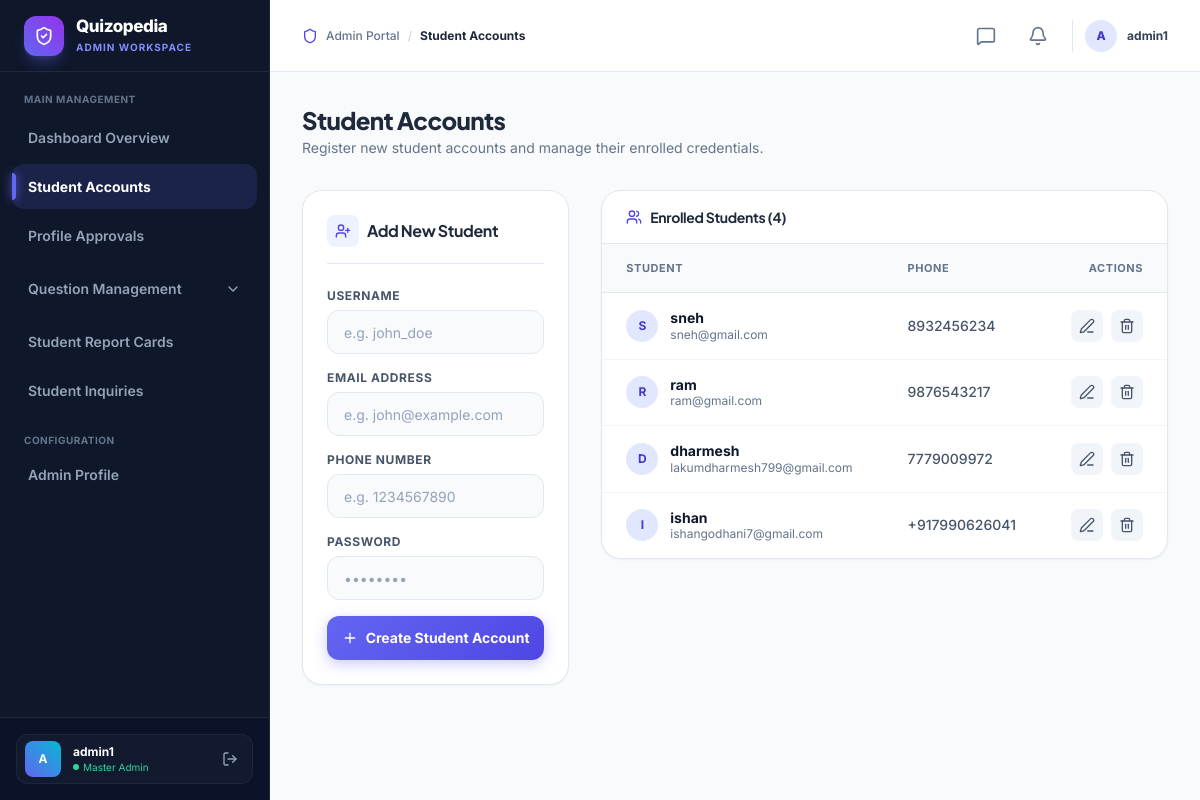
/admin-dashboard/students/ (signed in), run on an earlier commit of the app's database.
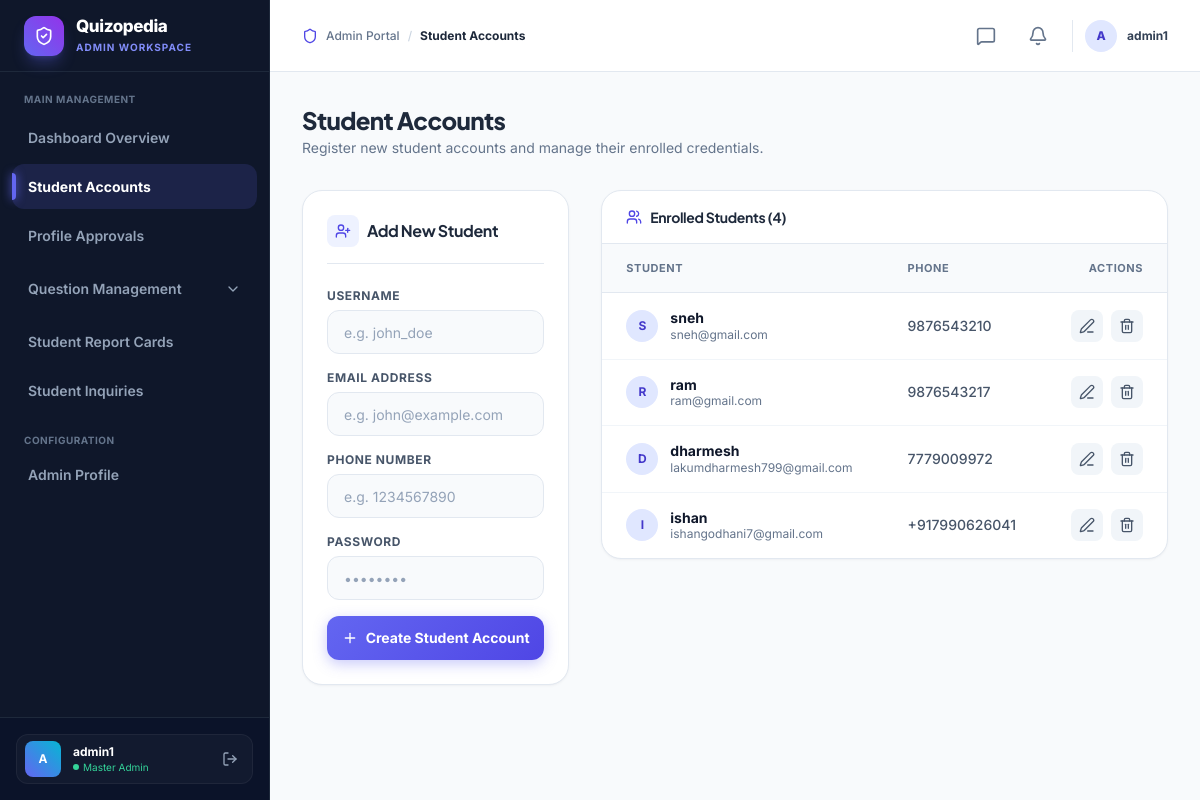
And on a later commit of the database.
### user/models.py (models this page shows, shortened)
class Student(models.Model):
    user = models.OneToOneField(User, on_delete=models.CASCADE, related_name='student')
    phone = models.CharField(max_length=15)
    @property
    def name(self):
        return self.user.first_name if self.user else ""
    @property
    def email(self):
        return self.user.email if self.user else ""

### adminpanel/views.py (the view, shortened to what this page needs)
# urls.py: path('admin-dashboard/students/', views.student_list, name='admin_students'),
@admin_required
def student_list(request):
    errors = []
    success_msg = None
    students = Student.objects.all().order_by('id')
    return render(request, 'adminpanel/students.html', {
        'students': students,
        'errors': errors,
        'success': success_msg
    })

### user/models.py (called while the page is built)
    def _translate_aliases(self, kwargs):
        new_kwargs = {}
        for k, v in kwargs.items():
            if k == 'status' and isinstance(v, str):
                v = v.strip().lower()
            if k == 'name' or k.startswith('name__'):
                new_kwargs['sender_' + k] = v
            elif k == 'email' or k.startswith('email__'):
                new_kwargs['sender_' + k] = v
            elif k == 'timestamp' or k.startswith('timestamp__'):
                new_kwargs['created_at' + k[9:]] = v
            else:
                new_kwargs[k] = v
        return new_kwargs

    def filter(self, *args, **kwargs):
        return super().filter(*args, **self._translate_aliases(kwargs))

### adminpanel/templates/adminpanel/students.html (shortened to what the changed rows need)
{% extends 'adminpanel/base.html' %}
{% block content %}
<div class="mb-8 flex flex-col sm:flex-row sm:items-center sm:justify-between gap-4">
  <div>
    <h1 class="text-2xl font-extrabold text-slate-800 tracking-tight">Student Accounts</h1>
  </div>
</div>
<div class="grid grid-cols-1 lg:grid-cols-3 gap-8">
  <div class="glass-card p-6 h-fit">
    <div class="flex items-center gap-2 mb-6 border-b border-slate-200 pb-4">
      <h2 class="text-base font-bold text-slate-800">Add New Student</h2>
    </div>
  </div>
  <div class="lg:col-span-2 space-y-6">
    <div class="glass-card overflow-hidden">
      <div class="px-6 py-4 border-b border-slate-200 flex items-center justify-between">
        <div class="flex items-center gap-2">
          <h2 class="text-sm font-bold text-slate-800">Enrolled Students ({{ students|length }})</h2>
        </div>
      </div>
      <div class="overflow-x-auto">
        <table class="w-full text-left text-sm border-collapse">
          <thead>
            <tr class="border-b border-slate-200 bg-slate-50 text-slate-500 font-bold uppercase tracking-wider text-[11px]">
              <th class="px-6 py-3.5">Student</th>
              <th class="px-6 py-3.5">Phone</th>
              <th class="px-6 py-3.5 text-right">Actions</th>
            </tr>
          </thead>
          <tbody class="divide-y divide-slate-100 text-slate-800">
            {% for student in students %}
            <tr class="hover:bg-slate-50 transition">
              <td class="px-6 py-4">
                <div class="flex items-center gap-3">
                  <div class="w-8 h-8 rounded-full bg-indigo-100 text-indigo-700 font-bold flex items-center justify-center text-xs">
                    {{ student.user.username|slice:":1"|upper }}
                  </div>
                  <div>
                    <span class="font-bold text-slate-900 block leading-tight">{{ student.user.username }}</span>
                    <span class="text-xs text-slate-500 block">{{ student.user.email }}</span>
                  </div>
                </div>
              </td>
              <td class="px-6 py-4 text-slate-600 font-medium">{{ student.phone }}</td>
              <td class="px-6 py-4 text-right">
                <div class="flex items-center justify-end gap-2">
                  <button onclick="openEditModal('{{ student.id }}', '{{ student.user.username }}', '{{ student.user.email }}', '{{ student.phone }}')"
                    class="p-2 rounded-lg bg-slate-100 hover:bg-indigo-50 hover:text-indigo-600 text-slate-600 transition" title="Edit Student">
                    <i data-lucide="edit-3" class="w-4 h-4"></i>
                  </button>
                  <form method="POST" onsubmit="return confirm('Are you sure you want to delete student: {{ student.user.username }}?');" class="inline">
                    <button type="submit" class="p-2 rounded-lg bg-slate-100 hover:bg-red-50 hover:text-red-600 text-slate-600 transition" title="Delete Student">
                      <i data-lucide="trash-2" class="w-4 h-4"></i>
                    </button>
                  </form>
                </div>
              </td>
            </tr>
            {% empty %}
            <tr>
              <td colspan="3" class="px-6 py-8 text-center text-slate-400 text-sm">
                No students enrolled yet. Use the form on the left to add your first student.
              </td>
            </tr>
            {% endfor %}
          </tbody>
        </table>
      </div>
    </div>
  </div>
</div>
{% endblock %}

What changed in the data, as far as the page shows it:
changed Student "sneh": phone "8932456234" → "9876543210"
